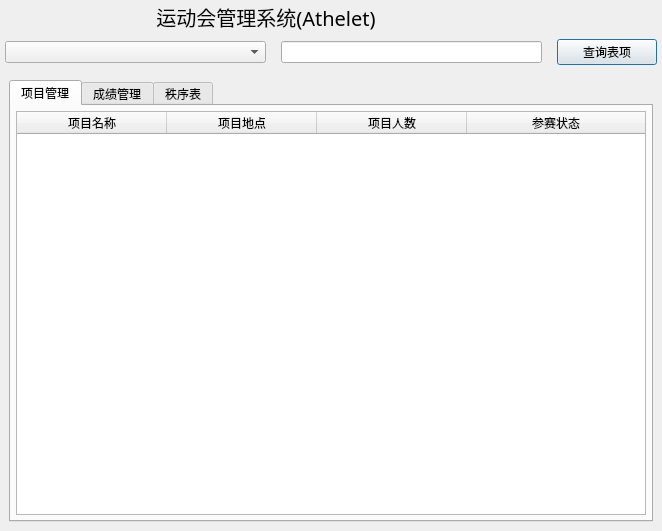
<?xml version="1.0" encoding="UTF-8"?>
<ui version="4.0">
 <class>AtheletMain</class>
 <widget class="QDialog" name="AtheletMain">
  <property name="geometry">
   <rect>
    <x>0</x>
    <y>0</y>
    <width>662</width>
    <height>531</height>
   </rect>
  </property>
  <property name="windowTitle">
   <string>Dialog</string>
  </property>
  <layout class="QVBoxLayout" name="verticalLayout">
   <property name="leftMargin">
    <number>0</number>
   </property>
   <property name="topMargin">
    <number>0</number>
   </property>
   <property name="rightMargin">
    <number>0</number>
   </property>
   <property name="bottomMargin">
    <number>0</number>
   </property>
   <item>
    <widget class="QWidget" name="widget_title" native="true">
     <property name="sizePolicy">
      <sizepolicy hsizetype="Preferred" vsizetype="Fixed">
       <horstretch>0</horstretch>
       <verstretch>0</verstretch>
      </sizepolicy>
     </property>
     <property name="minimumSize">
      <size>
       <width>100</width>
       <height>33</height>
      </size>
     </property>
     <layout class="QHBoxLayout" name="horizontalLayout_5">
      <property name="spacing">
       <number>0</number>
      </property>
      <property name="leftMargin">
       <number>0</number>
      </property>
      <property name="topMargin">
       <number>0</number>
      </property>
      <property name="rightMargin">
       <number>0</number>
      </property>
      <property name="bottomMargin">
       <number>0</number>
      </property>
      <item>
       <widget class="QLabel" name="lab_Ico">
        <property name="sizePolicy">
         <sizepolicy hsizetype="Minimum" vsizetype="Preferred">
          <horstretch>0</horstretch>
          <verstretch>0</verstretch>
         </sizepolicy>
        </property>
        <property name="minimumSize">
         <size>
          <width>30</width>
          <height>0</height>
         </size>
        </property>
        <property name="text">
         <string/>
        </property>
        <property name="alignment">
         <set>Qt::AlignCenter</set>
        </property>
       </widget>
      </item>
      <item>
       <widget class="QLabel" name="lab_Title">
        <property name="sizePolicy">
         <sizepolicy hsizetype="Expanding" vsizetype="Preferred">
          <horstretch>0</horstretch>
          <verstretch>0</verstretch>
         </sizepolicy>
        </property>
        <property name="font">
         <font>
          <family>微软雅黑</family>
          <pointsize>15</pointsize>
          <weight>50</weight>
          <italic>false</italic>
          <bold>false</bold>
         </font>
        </property>
        <property name="styleSheet">
         <string notr="true">font: 15pt &quot;微软雅黑&quot;;</string>
        </property>
        <property name="text">
         <string>运动会管理系统(Athelet)</string>
        </property>
        <property name="alignment">
         <set>Qt::AlignCenter</set>
        </property>
       </widget>
      </item>
      <item>
       <widget class="QWidget" name="widget_menu" native="true">
        <property name="sizePolicy">
         <sizepolicy hsizetype="Minimum" vsizetype="Preferred">
          <horstretch>0</horstretch>
          <verstretch>0</verstretch>
         </sizepolicy>
        </property>
        <layout class="QHBoxLayout" name="horizontalLayout_6">
         <property name="spacing">
          <number>0</number>
         </property>
         <property name="leftMargin">
          <number>0</number>
         </property>
         <property name="topMargin">
          <number>0</number>
         </property>
         <property name="rightMargin">
          <number>0</number>
         </property>
         <property name="bottomMargin">
          <number>0</number>
         </property>
         <item>
          <widget class="QPushButton" name="btnMenu">
           <property name="sizePolicy">
            <sizepolicy hsizetype="Minimum" vsizetype="Expanding">
             <horstretch>0</horstretch>
             <verstretch>0</verstretch>
            </sizepolicy>
           </property>
           <property name="minimumSize">
            <size>
             <width>31</width>
             <height>0</height>
            </size>
           </property>
           <property name="cursor">
            <cursorShape>ArrowCursor</cursorShape>
           </property>
           <property name="focusPolicy">
            <enum>Qt::NoFocus</enum>
           </property>
           <property name="toolTip">
            <string>菜单</string>
           </property>
           <property name="text">
            <string/>
           </property>
           <property name="flat">
            <bool>true</bool>
           </property>
          </widget>
         </item>
         <item>
          <widget class="QPushButton" name="btnMenu_Min">
           <property name="sizePolicy">
            <sizepolicy hsizetype="Minimum" vsizetype="Expanding">
             <horstretch>0</horstretch>
             <verstretch>0</verstretch>
            </sizepolicy>
           </property>
           <property name="minimumSize">
            <size>
             <width>31</width>
             <height>0</height>
            </size>
           </property>
           <property name="cursor">
            <cursorShape>ArrowCursor</cursorShape>
           </property>
           <property name="focusPolicy">
            <enum>Qt::NoFocus</enum>
           </property>
           <property name="toolTip">
            <string>最小化</string>
           </property>
           <property name="text">
            <string/>
           </property>
           <property name="flat">
            <bool>true</bool>
           </property>
          </widget>
         </item>
         <item>
          <widget class="QPushButton" name="btnMenu_Max">
           <property name="sizePolicy">
            <sizepolicy hsizetype="Minimum" vsizetype="Expanding">
             <horstretch>0</horstretch>
             <verstretch>0</verstretch>
            </sizepolicy>
           </property>
           <property name="minimumSize">
            <size>
             <width>31</width>
             <height>0</height>
            </size>
           </property>
           <property name="cursor">
            <cursorShape>ArrowCursor</cursorShape>
           </property>
           <property name="focusPolicy">
            <enum>Qt::NoFocus</enum>
           </property>
           <property name="toolTip">
            <string>最大化</string>
           </property>
           <property name="text">
            <string/>
           </property>
           <property name="flat">
            <bool>true</bool>
           </property>
          </widget>
         </item>
         <item>
          <widget class="QPushButton" name="btnMenu_Close">
           <property name="sizePolicy">
            <sizepolicy hsizetype="Minimum" vsizetype="Expanding">
             <horstretch>0</horstretch>
             <verstretch>0</verstretch>
            </sizepolicy>
           </property>
           <property name="minimumSize">
            <size>
             <width>40</width>
             <height>0</height>
            </size>
           </property>
           <property name="cursor">
            <cursorShape>ArrowCursor</cursorShape>
           </property>
           <property name="focusPolicy">
            <enum>Qt::NoFocus</enum>
           </property>
           <property name="toolTip">
            <string>关闭</string>
           </property>
           <property name="text">
            <string/>
           </property>
           <property name="flat">
            <bool>true</bool>
           </property>
          </widget>
         </item>
        </layout>
       </widget>
      </item>
     </layout>
    </widget>
   </item>
   <item>
    <layout class="QHBoxLayout" name="horizontalLayout" stretch="1,1,0">
     <property name="spacing">
      <number>15</number>
     </property>
     <property name="leftMargin">
      <number>5</number>
     </property>
     <property name="rightMargin">
      <number>5</number>
     </property>
     <item>
      <widget class="QComboBox" name="comboBox"/>
     </item>
     <item>
      <widget class="QLineEdit" name="lineEdit">
       <property name="enabled">
        <bool>true</bool>
       </property>
      </widget>
     </item>
     <item>
      <widget class="QPushButton" name="pushButton_Search">
       <property name="minimumSize">
        <size>
         <width>100</width>
         <height>0</height>
        </size>
       </property>
       <property name="text">
        <string>查询表项</string>
       </property>
      </widget>
     </item>
    </layout>
   </item>
   <item>
    <widget class="QWidget" name="widget_main" native="true">
     <property name="styleSheet">
      <string notr="true">font: 10pt &quot;微软雅黑&quot;;</string>
     </property>
     <layout class="QVBoxLayout" name="verticalLayout_10">
      <item>
       <widget class="QTabWidget" name="tabWidget">
        <property name="currentIndex">
         <number>0</number>
        </property>
        <widget class="QWidget" name="tab_Event">
         <attribute name="title">
          <string>项目管理</string>
         </attribute>
         <layout class="QVBoxLayout" name="verticalLayout_11">
          <property name="leftMargin">
           <number>5</number>
          </property>
          <property name="topMargin">
           <number>5</number>
          </property>
          <property name="rightMargin">
           <number>5</number>
          </property>
          <property name="bottomMargin">
           <number>5</number>
          </property>
          <item>
           <widget class="QTableWidget" name="table_Event">
            <property name="selectionBehavior">
             <enum>QAbstractItemView::SelectRows</enum>
            </property>
            <property name="gridStyle">
             <enum>Qt::SolidLine</enum>
            </property>
            <property name="sortingEnabled">
             <bool>false</bool>
            </property>
            <property name="rowCount">
             <number>0</number>
            </property>
            <property name="columnCount">
             <number>4</number>
            </property>
            <attribute name="horizontalHeaderCascadingSectionResizes">
             <bool>false</bool>
            </attribute>
            <attribute name="horizontalHeaderDefaultSectionSize">
             <number>150</number>
            </attribute>
            <attribute name="horizontalHeaderStretchLastSection">
             <bool>true</bool>
            </attribute>
            <attribute name="verticalHeaderCascadingSectionResizes">
             <bool>false</bool>
            </attribute>
            <column>
             <property name="text">
              <string>项目名称</string>
             </property>
            </column>
            <column>
             <property name="text">
              <string>项目地点</string>
             </property>
            </column>
            <column>
             <property name="text">
              <string>项目人数</string>
             </property>
            </column>
            <column>
             <property name="text">
              <string>参赛状态</string>
             </property>
            </column>
           </widget>
          </item>
         </layout>
        </widget>
        <widget class="QWidget" name="tab_Candidate">
         <attribute name="title">
          <string>成绩管理</string>
         </attribute>
         <layout class="QVBoxLayout" name="verticalLayout_12">
          <property name="leftMargin">
           <number>5</number>
          </property>
          <property name="topMargin">
           <number>5</number>
          </property>
          <property name="rightMargin">
           <number>5</number>
          </property>
          <property name="bottomMargin">
           <number>5</number>
          </property>
          <item>
           <widget class="QTableWidget" name="table_Candidate">
            <property name="selectionBehavior">
             <enum>QAbstractItemView::SelectRows</enum>
            </property>
            <property name="sortingEnabled">
             <bool>true</bool>
            </property>
            <property name="rowCount">
             <number>0</number>
            </property>
            <attribute name="horizontalHeaderDefaultSectionSize">
             <number>120</number>
            </attribute>
            <attribute name="horizontalHeaderStretchLastSection">
             <bool>true</bool>
            </attribute>
            <column>
             <property name="text">
              <string>项目名称</string>
             </property>
            </column>
            <column>
             <property name="text">
              <string>参赛者名称</string>
             </property>
            </column>
            <column>
             <property name="text">
              <string>参赛者学院</string>
             </property>
            </column>
            <column>
             <property name="text">
              <string>参赛者成绩</string>
             </property>
            </column>
            <column>
             <property name="text">
              <string>参赛者ID</string>
             </property>
            </column>
           </widget>
          </item>
         </layout>
        </widget>
        <widget class="QWidget" name="tab_Chart">
         <attribute name="title">
          <string>秩序表</string>
         </attribute>
         <layout class="QVBoxLayout" name="verticalLayout_2">
          <item>
           <widget class="QTreeWidget" name="treeWidget">
            <column>
             <property name="text">
              <string>项目场次安排</string>
             </property>
            </column>
           </widget>
          </item>
         </layout>
        </widget>
       </widget>
      </item>
     </layout>
    </widget>
   </item>
  </layout>
 </widget>
 <resources/>
 <connections/>
</ui>
